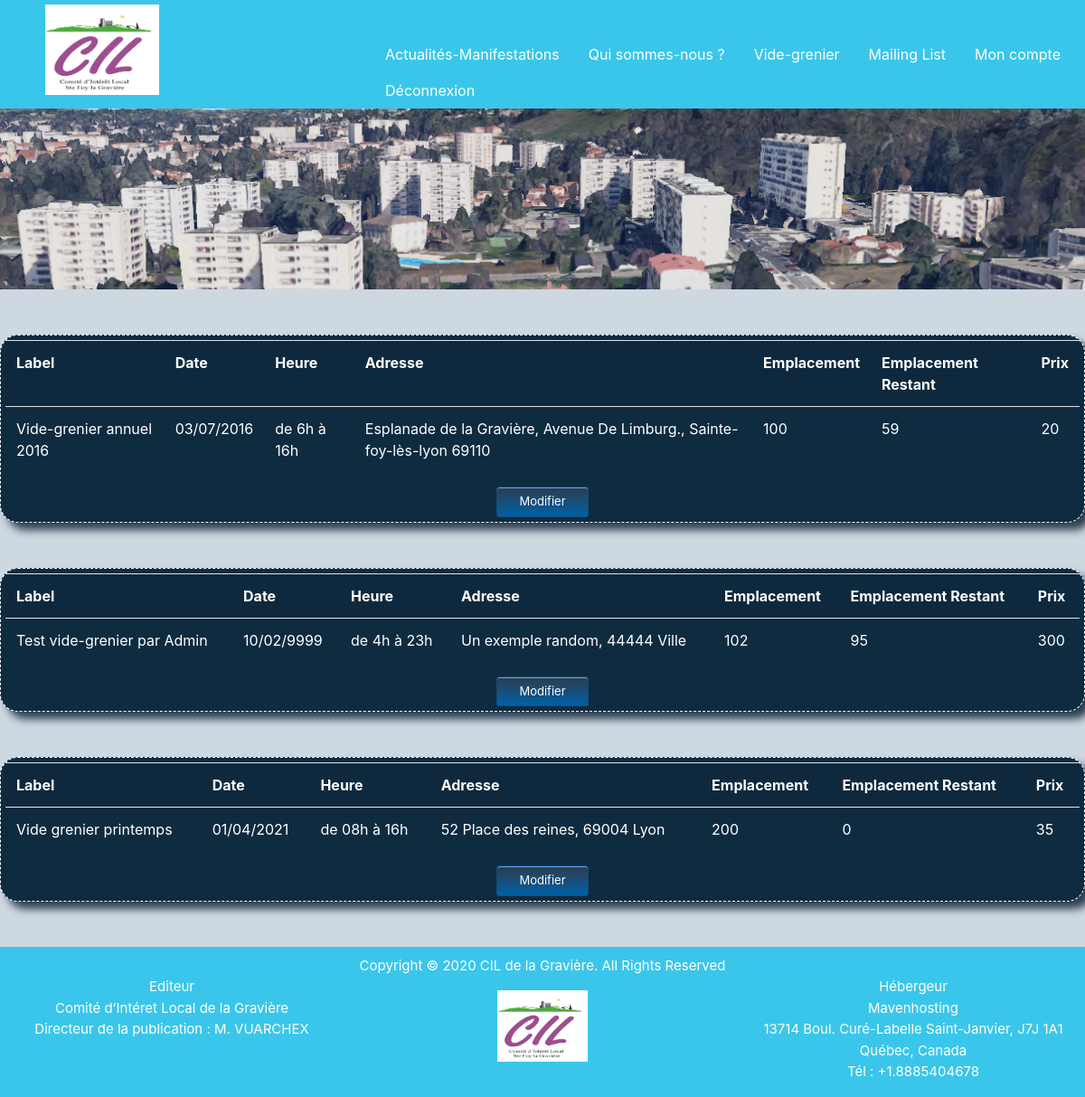
Page /Vide_grenier_V0.2/php/admin_liste_vg.php (signed in) on the committed database.
### tables this page shows
CREATE TABLE `videgrenier` (
    `ID_VG` int(11) PRIMARY KEY NOT NULL AUTO_INCREMENT,
    `LABEL_VG` varchar(50) DEFAULT NULL,
    `DATE_VG` varchar(11) DEFAULT NULL,
    `HEURE_VG` varchar(15) NOT NULL,
    `ADDRESSE_VG` varchar(100) NOT NULL,
    `NBR_EMPLACEMENTS` int(11) DEFAULT NULL,
    `NBR_RESTANT_VG` int(11) NOT NULL,
    `PRIX_EMPLACEMENTS` decimal(10,0) DEFAULT NULL
  );

### Vide_grenier_V0.2/php/admin_liste_vg.php (the view, shortened to what this page needs)
<?php
if (isset($_SESSION['id_util']) && $_SESSION["admin"] == 1) {
?>
    <!DOCTYPE html>
    <html lang="fr">
    <head>
        <link rel="stylesheet" href="../css/bootstrap.min.css">
        <link rel="stylesheet" href="../css/monstyle.css">
    </head>
    <body>
        <?php
        include 'inc_header.php';
        ?>
        <main id="listeVG">
            <?php
            try {
                include 'inc_bdd.php';
                $select_vg =  "SELECT * FROM videgrenier";
                $resultat_select = $base->prepare($select_vg);
                $resultat_select->execute();
                while ($ligne = $resultat_select->fetch()) {
                    $table = "<table class=\"table table-striped\" id=\"" . $ligne['ID_VG'] . "\"><tr><th>Label</th><th>Date</th><th>Heure</th><th>Adresse</th><th>Emplacement</th><th>Emplacement Restant</th><th>Prix</th></tr>";
                    $table .= "<tr><td>" . $ligne['LABEL_VG'] . "</td><td>" . $ligne['DATE_VG'] . "</td><td>" . $ligne['HEURE_VG'] . "</td><td>" . $ligne['ADDRESSE_VG'] . "</td><td>" . $ligne['NBR_EMPLACEMENTS'] . "</td><td>" . $ligne['NBR_RESTANT_VG'] . "</td><td>" . $ligne['PRIX_EMPLACEMENTS'] . "</td></tr>";
                    $table .= "</table>";
                    echo "<section class = \"boxSite\">" . $table;
                    echo "<div><a href=\"admin_update_vg.php?idVG=" . $ligne['ID_VG'] . "\" class=\"bouton\">Modifier</a></div>";
                    echo "</section>";
                }
            } catch (Exception $e) {
                die('Erreur : ' . $e->getMessage());
            } finally {
                $base = null;
            }
            ?>
        </main>
        <?php
        include 'inc_footer.php';
        ?>
    </body>
    </html>
<?php
} else {
    header("Location:accueil.php");
}
?>

### Vide_grenier_V0.2/css/monstyle.css (style rules this page uses)
html { position: relative; min-height: 100%; width: auto !important; overflow-x: hidden !important; background-color: #CED8E1; }
body { width: auto !important; overflow-x: hidden !important; background-color: #CED8E1; }
.boxSite { border-radius: 20px; border: 1px white dashed; box-shadow: 8px 8px 10px #2C3E50; margin: 50px auto; background-color: #0F2B40; color: white; padding: 5px; }
.bouton { box-shadow: inset 0px 1px 0px 0px #54a3f7; background: linear-gradient(to bottom, #2C3E50 5%, #0061a7 100%); background-color: #2C3E50; border-radius: 3px; border: 1px solid #124d77; display: inline-block; cursor: pointer; color: #ffffff; font-size: 13px; padding: 6px 24px; text-decoration: none; text-shadow: 0px 1px 0px #154682; }
.table-striped { color: white !important; }
#listeVG div { text-align: center; }

### rows in the picture
videgrenier: LABEL_VG "Vide-grenier annuel 2016", DATE_VG "03/07/2016", HEURE_VG "de 6h à 16h", ADDRESSE_VG "Esplanade de la Gravière, Avenue De Limburg., Sainte-foy-lès-lyon 69110", NBR_EMPLACEMENTS "100", NBR_RESTANT_VG "59", PRIX_EMPLACEMENTS "20"
videgrenier: LABEL_VG "Test vide-grenier par Admin", DATE_VG "10/02/9999", HEURE_VG "de 4h à 23h", ADDRESSE_VG "Un exemple random, 44444 Ville", NBR_EMPLACEMENTS "102", NBR_RESTANT_VG "95", PRIX_EMPLACEMENTS "300"
videgrenier: LABEL_VG "Vide grenier printemps", DATE_VG "01/04/2021", HEURE_VG "de 08h à 16h", ADDRESSE_VG "52 Place des reines, 69004 Lyon", NBR_EMPLACEMENTS "200", NBR_RESTANT_VG "0", PRIX_EMPLACEMENTS "35"
